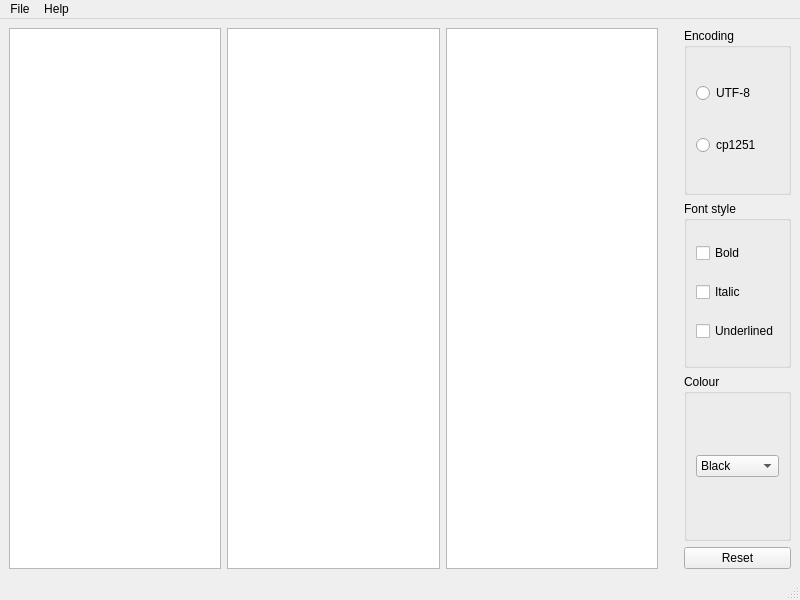
<?xml version="1.0" encoding="UTF-8"?>
<ui version="4.0">
 <class>MainWindow</class>
 <widget class="QMainWindow" name="MainWindow">
  <property name="geometry">
   <rect>
    <x>0</x>
    <y>0</y>
    <width>800</width>
    <height>600</height>
   </rect>
  </property>
  <property name="windowTitle">
   <string>MainWindow</string>
  </property>
  <widget class="QWidget" name="centralwidget">
   <layout class="QHBoxLayout" name="horizontalLayout">
    <item>
     <widget class="QTreeView" name="treeView"/>
    </item>
    <item>
     <widget class="QListView" name="listView"/>
    </item>
    <item>
     <widget class="QTextBrowser" name="textBrowser"/>
    </item>
    <item>
     <spacer name="verticalSpacer">
      <property name="orientation">
       <enum>Qt::Vertical</enum>
      </property>
      <property name="sizeHint" stdset="0">
       <size>
        <width>20</width>
        <height>40</height>
       </size>
      </property>
     </spacer>
    </item>
    <item>
     <layout class="QVBoxLayout" name="verticalLayout">
      <item>
       <widget class="QGroupBox" name="gbRadioButtons">
        <property name="title">
         <string>Encoding</string>
        </property>
        <layout class="QVBoxLayout" name="verticalLayout_2">
         <item>
          <widget class="QRadioButton" name="rbUTF">
           <property name="text">
            <string>UTF-8</string>
           </property>
          </widget>
         </item>
         <item>
          <widget class="QRadioButton" name="rbCp">
           <property name="text">
            <string>cp1251</string>
           </property>
          </widget>
         </item>
        </layout>
       </widget>
      </item>
      <item>
       <widget class="QGroupBox" name="gbCheckBoxes">
        <property name="title">
         <string>Font style</string>
        </property>
        <layout class="QVBoxLayout" name="verticalLayout_3">
         <item>
          <widget class="QCheckBox" name="cbBold">
           <property name="text">
            <string>Bold</string>
           </property>
          </widget>
         </item>
         <item>
          <widget class="QCheckBox" name="cbItalic">
           <property name="text">
            <string>Italic</string>
           </property>
          </widget>
         </item>
         <item>
          <widget class="QCheckBox" name="cbUnderlined">
           <property name="text">
            <string>Underlined</string>
           </property>
          </widget>
         </item>
        </layout>
       </widget>
      </item>
      <item>
       <widget class="QGroupBox" name="gbComboBox">
        <property name="title">
         <string>Colour</string>
        </property>
        <layout class="QVBoxLayout" name="verticalLayout_4">
         <item>
          <widget class="QComboBox" name="comboBox">
           <item>
            <property name="text">
             <string>Black</string>
            </property>
           </item>
           <item>
            <property name="text">
             <string>Blue</string>
            </property>
           </item>
           <item>
            <property name="text">
             <string>Green</string>
            </property>
           </item>
           <item>
            <property name="text">
             <string>Red</string>
            </property>
           </item>
           <item>
            <property name="text">
             <string>Yellow</string>
            </property>
           </item>
          </widget>
         </item>
        </layout>
       </widget>
      </item>
      <item>
       <widget class="QPushButton" name="pbReset">
        <property name="text">
         <string>Reset</string>
        </property>
       </widget>
      </item>
     </layout>
    </item>
   </layout>
  </widget>
  <widget class="QMenuBar" name="menubar">
   <property name="geometry">
    <rect>
     <x>0</x>
     <y>0</y>
     <width>800</width>
     <height>22</height>
    </rect>
   </property>
   <widget class="QMenu" name="menuFile">
    <property name="title">
     <string>File</string>
    </property>
    <addaction name="actionSave"/>
    <addaction name="actionExit"/>
   </widget>
   <widget class="QMenu" name="menuHelp">
    <property name="title">
     <string>Help</string>
    </property>
    <addaction name="actionHelp"/>
    <addaction name="actionAbout"/>
   </widget>
   <addaction name="menuFile"/>
   <addaction name="menuHelp"/>
  </widget>
  <widget class="QStatusBar" name="statusbar"/>
  <action name="actionExit">
   <property name="text">
    <string>Exit</string>
   </property>
  </action>
  <action name="actionHelp">
   <property name="text">
    <string>Help</string>
   </property>
  </action>
  <action name="actionAbout">
   <property name="text">
    <string>About</string>
   </property>
  </action>
  <action name="actionSave">
   <property name="text">
    <string>Save</string>
   </property>
  </action>
 </widget>
 <resources/>
 <connections/>
</ui>
